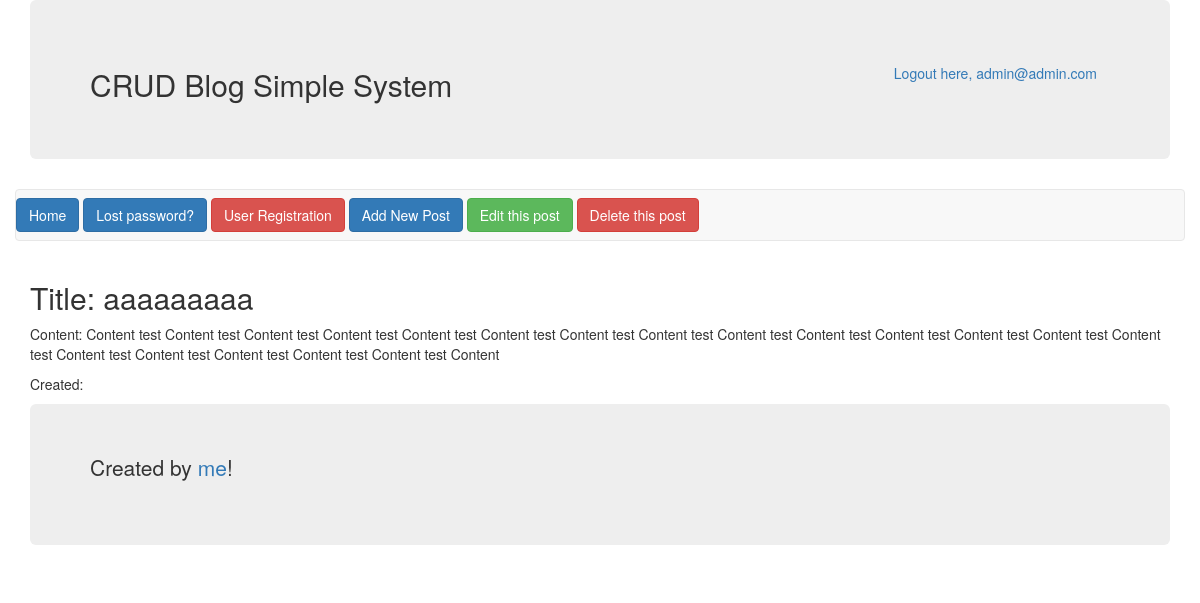
The page /?page=single&id=4 (signed in) on the database its author committed.
### tables this page shows
CREATE TABLE IF NOT EXISTS `posts` (
  `id` int(10) unsigned NOT NULL AUTO_INCREMENT,
  `title` varchar(255) NOT NULL,
  `content` varchar(255) NOT NULL,
  `created_at` datetime NOT NULL,
  `modified_at` timestamp NOT NULL DEFAULT CURRENT_TIMESTAMP ON UPDATE CURRENT_TIMESTAMP,
  PRIMARY KEY (`id`),
  UNIQUE KEY `title` (`title`)
);

### rooting-functions.php (called while the page is built, shortened)
<?php
try {
	$handler = new PDO('mysql:host=localhost;dbname=cuimip_crud', 'cuimip_crud', 'cuimip');
	$handler->setAttribute(PDO::ATTR_ERRMODE, PDO::ERRMODE_EXCEPTION);
} catch(PDOException $e) {
	echo $e->getMessage();
	die();
}
function getPost($id){
	global $handler;
	$q = "SELECT * FROM posts WHERE id = $id ";
	$query = $handler->query($q);
	$result = $query->fetchAll();
	if(!empty($result)){
		return $result;
	} else { return false;}
}

### single.php (the view)
<?php  $id = $_GET['id'];
	$fullPost = getPost($id);
?>
<h2>Title: <?php echo $fullPost[0]['title']; ?> </h2>
<p>Content: <?php echo $fullPost[0]['content']; ?> </p>
<p>Created: <?php echo $fullPost[0]['created']; ?> </p>

### rows shown on the page
posts: title "aaaaaaaaa", content "Content test Content test Content test Content test Content test Content test Content test Content test Content test Content test Content test Content test Content test Content test Content test Content test Content test Content test Content test Content"

### other values the page prints
$_SESSION['email'] "admin@admin.com"
